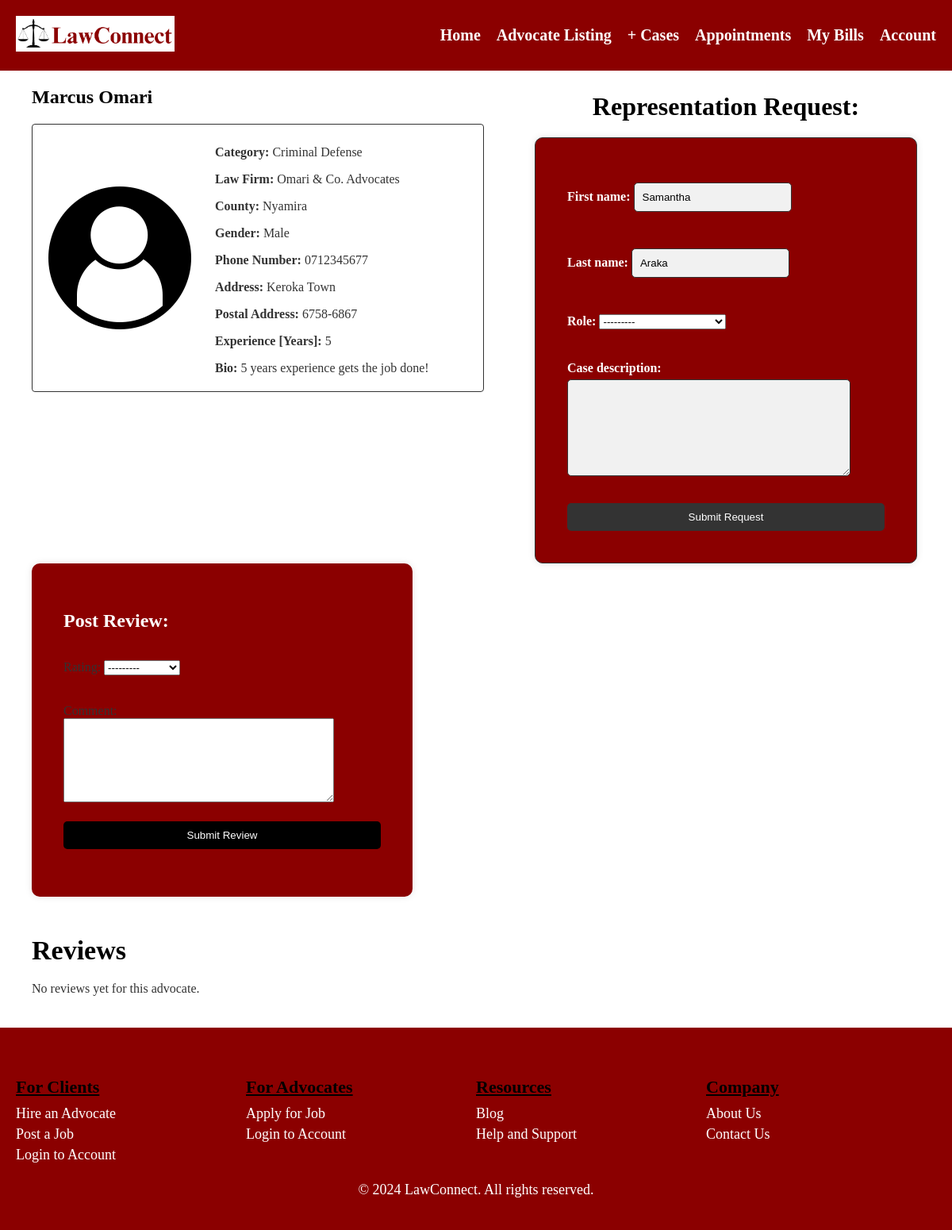
The page /lawapp/advoc_view/1/ (signed in) on the database its author committed.
### lawapp/models.py (models this page shows, shortened)
class AdvocateDetails(models.Model):
    user = models.OneToOneField(User, on_delete=models.CASCADE, default=1)
    profile_pic = models.ImageField(upload_to='images/advoc_profile_pics', default='images/default_avatar.png')
    first_name = models.CharField(max_length=100)
    last_name = models.CharField(max_length=100)
    GENDER_CHOICES = (
        ('male', 'Male'),
        ('female', 'Female'),
        ('other', 'Other'),
    )
    gender = models.CharField(max_length=10, choices=GENDER_CHOICES, default='male')
    phone_number = models.CharField(max_length=20, null=True, blank=True)
    CATEGORY_CHOICES = (
        ('general_practice', 'General Practice'),
        ('corporate_law', 'Corporate Law'),
        ('criminal_defense', 'Criminal Defense'),
        ('environmental_law', 'Environmental Law'),
        ('entertainment_law', 'Entertainment Law'),
        ('family_law', 'Family Law'),
        ('finance_law', 'Finance Law'),
        ('immigration_law', 'Immigration Law'),
        ('land_law', 'Land Law'),
    )
    category = models.CharField(max_length=20, choices=CATEGORY_CHOICES)
    law_firm = models.CharField(max_length=100, null=True, blank=True)
    county = models.CharField(max_length=100)
    address = models.CharField(max_length=255, null=True, blank=True)
    postal_address = models.CharField(max_length=100, null=True, blank=True)
    experience = models.PositiveIntegerField(validators=[MaxValueValidator(80)], default=1)
    bio = models.TextField(null=True, blank=True)
    practicing_certificate = models.FileField(upload_to='documents/practicing_certificates', null=True, blank=True)

class ClientDetails(models.Model):
    user = models.OneToOneField(User, on_delete=models.CASCADE, default=1)
    profile_pic = models.ImageField(upload_to='images/client_profile_pics', default='images/default_avatar.png')
    first_name = models.CharField(max_length=100)
    last_name = models.CharField(max_length=100)
    phone_number = models.CharField(max_length=20, null=True, blank=True)
    city = models.CharField(max_length=100)
    postal_address = models.CharField(max_length=100, null=True, blank=True)

### lawapp/views.py (the view)
# urls.py: path("advoc_view/<int:advocate_id>/", views.advoc_view, name="advoc_view"),
def advoc_view(request, advocate_id):
    advocate_details = get_object_or_404(AdvocateDetails, id=advocate_id)
    client_details = get_object_or_404(ClientDetails, user=request.user)
    initial_data = {
        'first_name': client_details.first_name,
        'last_name': client_details.last_name,
    }
    reviews = Review.objects.filter(advocate=advocate_details.user).order_by('-id')
    if request.method == 'POST':
        if 'request-submit' in request.POST:
            form = RequestForm(request.POST)
            if form.is_valid():
                request_obj = form.save(commit=False)
                request_obj.client = request.user
                request_obj.advocate_id = advocate_id
                request_obj.save()
                messages.success(request, 'Representation request submitted successfully.')
                return redirect('sent_requests')
            else:
                messages.error(request, 'Failed to submit representation request. Please check the form.')
        elif 'review-submit' in request.POST:
            review_form = ReviewForm(request.POST)
            if review_form.is_valid():
                review_obj = review_form.save(commit=False)
                review_obj.client = request.user
                review_obj.advocate_id = advocate_id
                review_obj.save()
                messages.success(request, 'Review submitted successfully.')
                return redirect('client_dash')
            else:
                messages.error(request, 'Failed to submit review. Please check the form.')
    else:
        form = RequestForm(initial=initial_data)
        review_form = ReviewForm()
    context = {
        'form': form,
        'review_form': review_form,
        'advocate_details': advocate_details,
        'client_details': client_details,
        'reviews': reviews,
    }
    return render(request, "lawapp/advoc_view.html", context)

### lawapp/forms.py
class RequestForm(forms.ModelForm):
    class Meta:
        model = Request
        fields = ['first_name', 'last_name', 'role', 'case_description']

class ReviewForm(forms.ModelForm):
    class Meta:
        model = Review
        fields = ['rating', 'comment']

### lawapp/templates/lawapp/advoc_view.html (shortened to what this page needs)
{% load static %}
<!DOCTYPE html>
<html>
<head>
  <link rel="stylesheet" href="{% static 'css/advocate2.css' %}">
</head>
<body>
  <header>
    <div class="logo">
      <img src="{% static 'images/legal_scales_logo.png' %}" alt="LawConnect Logo">
    </div>
    <nav>
      <ul>
          <li><a href="{% url 'client_dash' %}">Home</a></li>
          <li><a href="{% url 'advoc_list' %}">Advocate Listing</a></li>
          <li class="dropdown">
            <a href="#" class="dropbtn">+ Cases</a>
          </li>
          <li><a href="{% url 'client_appts' %}">Appointments</a></li>
          <li><a href="{% url 'client_bills' %}">My Bills</a></li>
          <li class="dropdown">
            <a href="#" class="dropbtn">Account</a>
          </li>
      </ul>
    </nav>
  </header>
  <section class="advocview" id="advocview-section">
    <div class="advocate-container">
      <div class="profile-column">
        <h2>{{ advocate_details.first_name }} {{ advocate_details.last_name }}</h2>
        <div class="advocate-profile">
            <div class="profile-picture">
              {% if advocate_profile.profile_pic %}
                  <img src="{{ advocate_profile.profile_pic.url }}" alt="Profile Picture">
              {% else %}
                  <img src="{% static 'images/default_avatar.png' %}" alt="Default Avatar">
              {% endif %}
            </div>
            <div class="profile-info">
              <p><strong>Category:</strong> {{ advocate_details.get_category_display }}</p>
              <p><strong>Law Firm:</strong> {{ advocate_details.law_firm }}</p>
              <p><strong>County:</strong> {{ advocate_details.county }}</p>
              <p><strong>Gender:</strong> {{ advocate_details.get_gender_display }}</p>
              <p><strong>Phone Number:</strong> {{ advocate_details.phone_number }}</p>
              <p><strong>Address:</strong> {{ advocate_details.address }}</p>
              <p><strong>Postal Address:</strong> {{ advocate_details.postal_address }}</p>
              <p><strong>Experience [Years]:</strong> {{ advocate_details.experience }}</p>
              <p><strong>Bio:</strong> {{ advocate_details.bio }}</p>
            </div>
        </div>
      </div>
      <div class="form-column">
          <h2>Representation Request:</h2>
          <div class="request-content">
            <form id="request-form" class="request-form" method="POST" action="{% url 'advoc_view' advocate_id=advocate_details.user.id %}">
              {{ form.as_p }}
              <button type="submit" name="request-submit">Submit Request</button>
            </form>
          </div>
      </div>
    </div>
    <div class="review-section">
      <div class= "review-content">
        <h2>Post Review:</h2>
        <form id="review-form" class="review-form" method="POST" action="{% url 'advoc_view' advocate_id=advocate_details.user.id %}">
          {{ review_form.as_p }}
          <button type="submit" name="review-submit">Submit Review</button>
        </form>
      </div>
    </div>
    <div class="update-profiles">
      <h2>Reviews</h2>
      {% if reviews %}
          {% for review in reviews %}
          <div class="update-box">
            <div class="update-details">
                <h3>{{ review.rating }} STARS</h3>
                <p><strong>Comment:</strong> {{ review.comment }}</p>
                <p><strong>By:</strong> {{ review.client }}</p>
                <p><strong>Date posted:</strong> {{ review.date_created }}</p>
            </div>
          </div>
          {% endfor %}
      {% else %}
          <p>No reviews yet for this advocate.</p>
      {% endif %}
    </div>
  </section>
  <footer>
    <div class="footer-columns">
      <div class="footer-column">
        <h3>For Clients</h3>
        <ul>
          <li><a href="#">Hire an Advocate</a></li>
          <li><a href="#">Post a Job</a></li>
          <li><a href="#">Login to Account</a></li>
        </ul>
      </div>
      <div class="footer-column">
        <h3>For Advocates</h3>
        <ul>
          <li><a href="#">Apply for Job</a></li>
          <li><a href="#">Login to Account</a></li>
        </ul>
      </div>
      <div class="footer-column">
        <h3>Resources</h3>
        <ul>
          <li><a href="#">Blog</a></li>
          <li><a href="#">Help and Support</a></li>
        </ul>
      </div>
      <div class="footer-column">
        <h3>Company</h3>
        <ul>
          <li><a href="#">About Us</a></li>
          <li><a href="#">Contact Us</a></li>
        </ul>
      </div>
    </div>
    <p>© 2024 LawConnect. All rights reserved.</p>
  </footer>
</body>
</html>

### lawapp/static/css/advocate2.css (style rules this page uses)
body { margin: 0; font-family: 'Times New Roman', Times, serif; }
header { background-color: #8B0000; padding: 10px 20px; display: flex; align-items: center; justify-content: space-between; }
.logo img { width: 200px; height: auto; margin-top: 10px; margin-bottom: 10px; }
nav ul { list-style: none; margin: 0; padding: 0; display: flex; }
nav ul li { margin-left: 20px; }
nav ul li a { color: #FFFFFF; text-decoration: none; font-weight: bold; font-size: 20px; }
.dropdown { position: relative; display: inline-block; }
h2 { color: #333; font-size: 24px; margin-bottom: 20px; }
p { color: #333; margin-bottom: 20px; }
footer { background-color: #8B0000; padding: 20px; text-align: center; }
footer p { color: #FFFFFF; text-align: center; font-size: 18px; }
.footer-columns { display: flex; justify-content: space-between; margin-top: 20px; text-align: left; }
.footer-columns::after { content: ''; flex: 1; }
.footer-column { width: calc(25% - 20px); margin-right: 20px; display: inline-block; vertical-align: top; }
.footer-column h3 { font-size: 22px; margin-bottom: 10px; text-align: left; text-decoration: underline; }
.footer-column ul { margin: 0; padding: 0; list-style: none; }
.footer-column ul li { margin-bottom: 5px; }
.footer-column ul li a { color: #FFFFFF; text-decoration: none; display: block; font-size: 18px; }
#advocview-section { min-height: calc(100vh - 140px); background-color: #FFFFFF; }
.advocate-container { display: flex; justify-content: space-between; margin-left: 40px; }
.advocate-container h2 { color: #000000; font-size: 24px; margin-bottom: 20px; }
.profile-column { flex: 1; margin-right: 20px; }
.advocate-profile { display: flex; align-items: center; max-width: 600px; margin-top: 20px; }
.profile-picture { width: 200px; height: 200px; overflow: hidden; margin-right: 20px; }
.profile-picture img { width: 100%; height: auto; }
.profile-info { flex: 1; }
.profile-info p { margin-bottom: 10px; }
.form-column { flex: 1; }
.form-column h2 { color: #000000; font-size: 32px; margin-bottom: 20px; text-align: center; }
.request-content { background-color: #8B0000; padding: 40px; border-radius: 10px; box-shadow: 0px 0px 10px rgba(0, 0, 0, 0.1); width: 400px; min-width: 60px; margin: 0 auto; border: 1px solid #333; }
.request-form { display: flex; flex-direction: column; }
.request-form label { font-weight: bold; margin-bottom: 5px; color: #FFFFFF; }
.request-form input[type="text"], .request-form textarea { padding: 10px; margin-bottom: 10px; border: 1px solid #333; border-radius: 5px; background-color: #f1f1f1; }
.request-form label { font-weight: bold; display: inline-block; margin-bottom: 5px; }
.request-form button { padding: 10px 20px; background-color: #333; color: #fff; border: none; border-radius: 5px; cursor: pointer; }
.advocate-profile { border: 1px solid #333; padding: 10px; border-radius: 4px; }
textarea { height: 100px; }
.review-section h2 { color: #333; font-size: 24px; margin-bottom: 20px; }
.review-section button { display: inline-block; padding: 10px 20px; background-color: #333; color: #fff; text-decoration: none; border-radius: 4px; transition: background-color 0.3s; cursor: pointer; margin-bottom: 20px; }
.update-profiles { max-width: 1200px; margin: 0 auto; padding: 20px; margin-left: 20px; }
.update-profiles h2 { color: #000000; font-size: 34px; margin-bottom: 20px; }
.review-content { background-color: #8B0000; padding: 40px; border-radius: 10px; box-shadow: 0px 0px 10px rgba(0, 0, 0, 0.1); width: 400px; min-width: 60px; margin-left: 40px; color: white; }
.review-content h2 { color: #FFFFFF; }
.review-form { color: #FFFFFF; }
.review-form { display: flex; flex-direction: column; }
.review-form button { padding: 10px 20px; background-color: #000000; color: #fff; border: none; border-radius: 5px; cursor: pointer; }

### rows shown on the page
AdvocateDetails: first_name "Marcus", last_name "Omari", category "Criminal Defense", law_firm "Omari & Co. Advocates", county "Nyamira", gender "Male", phone_number "0712345677", address "Keroka Town", postal_address "6758-6867", experience "5", bio "5 years experience gets the job done!"
ClientDetails: first_name "Samantha", last_name "Araka"
